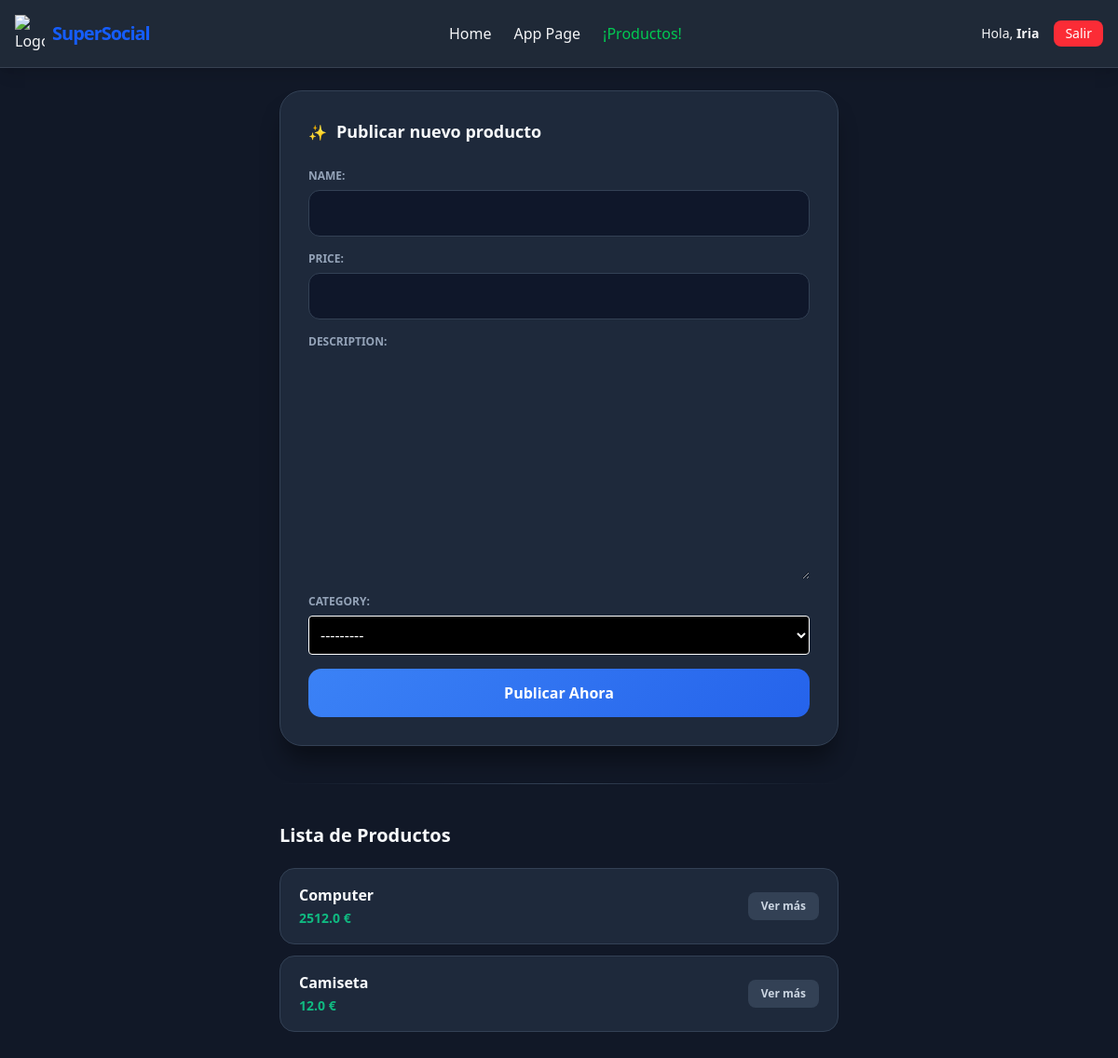
/Super_Social/products/ (signed in), run on an earlier commit of the app's database.
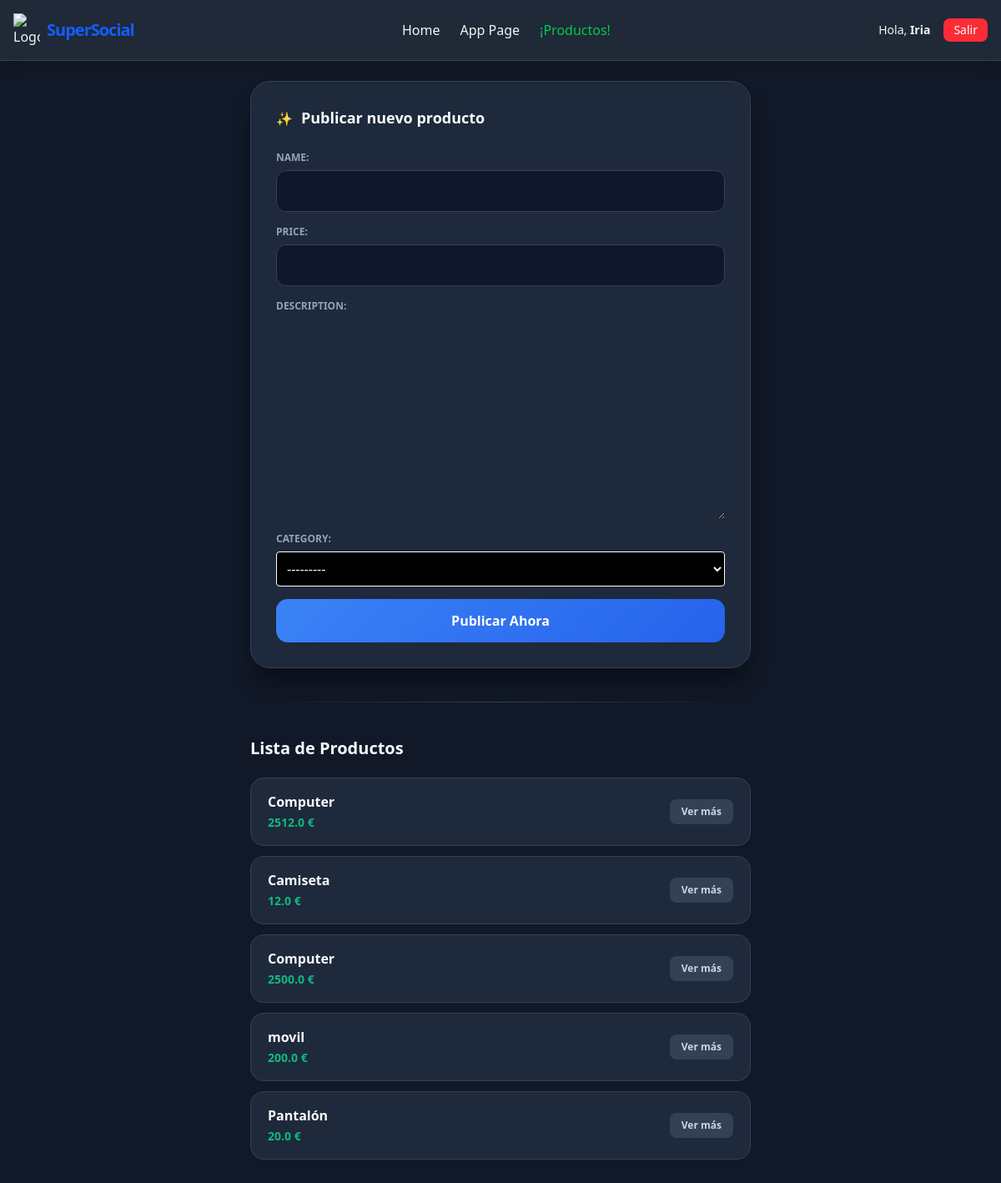
And on a later commit of the database.
### Super_Social/models.py (models this page shows, shortened)
class Product(models.Model):
    name = models.CharField(max_length=100)
    price = models.FloatField()
    description = models.TextField()
    category = models.CharField(max_length=3, choices=[('cl', 'Clothing',), ('el', 'Electronics'), ('fd', 'Food')])
    user = models.ForeignKey(User, on_delete=models.CASCADE)
    date_published = models.DateTimeField(auto_now_add=True)

### Super_Social/views.py (the view)
# urls.py: path('products/', views.post_new, name='post_new'),
@login_required(login_url="/users/login/")
def post_new(request):
    product_list = Product.objects.all()[:20]
    if request.method == 'POST':
        form = forms.UploadProduct(request.POST, request.FILES)
        if form.is_valid():
            newpost = form.save(commit=False)
            newpost.user = request.user
            newpost.save()
            form = forms.UploadProduct()
        return render(request, 'products/list.html', { "product_list": product_list, 'form':form})
    else:
        form = forms.UploadProduct()
    return render(request, 'products/list.html', { "product_list": product_list, 'form':form})

### Super_Social/forms.py
class UploadProduct(forms.ModelForm):
    class Meta:
        model = Product
        fields = ['name', 'price', 'description', 'category']
        widgets = {
            'category': forms.Select(attrs={
                'class': 'bg-black text-white border border-white p-2 rounded dark:bg-gray-800 dark:text-white dark:border-gray-600'
            })
        }

### Super_Social/templates/products/list.html (shortened to what this page needs)
{% extends "base.html" %}
{% load static %}
{% block content %}
<div class="product-page-container">
    <div class="upload-card">
        <div class="card-header">
            <span class="icon">✨</span>
            <h2>Publicar nuevo producto</h2>
        </div>
        <form action="{% url 'Super_Social:post_new' %}" method="post" enctype="multipart/form-data" class="upload-form">
            <div class="form-fields-wrapper">
                {{ form.as_p }}
            </div>
            <button type="submit" class="btn-primary">
                <span>Publicar Ahora</span>
            </button>
        </form>
    </div>
    <hr class="separator">
    <div class="list-section">
        <h1 class="section-title">Lista de Productos</h1>
        <div class="products-grid">
            {% for product in product_list %}
                <div class="product-item">
                    <div class="product-info">
                        <span class="product-name">{{ product.name }}</span>
                        <span class="product-price">{{ product.price }} €</span>
                    </div>
                    <button class="btn-view">Ver más</button>
                </div>
            {% empty %}
                <div class="empty-state">
                    <p>No hay productos disponibles todavía. ¡Sé el primero en subir uno!</p>
                </div>
            {% endfor %}
        </div>
    </div>
</div>
{% endblock %}

### theme/templates/base.html (shortened to what this page needs)
<!DOCTYPE html>
{% load static tailwind_tags %}
<html lang="es" class="dark">
<head>
    {% tailwind_css %}
</head>
<body class="bg-gray-100 dark:bg-gray-900 min-h-screen">
    <header class="p-4 shadow-lg sticky top-0 z-50 flex justify-between items-center bg-white">
        <div class="flex items-center space-x-2">
            <img src="{% static 'img/favicon-16x16.png' %}" class="w-8" alt="Logo"/>
            <h1 class="text-xl font-black tracking-tighter text-blue-600 dark:text-blue-400">SuperSocial</h1>
        </div>
        <nav class="hidden md:flex space-x-6 mx-auto font-medium">
            <a href="{% url 'home' %}" class="hover:text-blue-500 transition-colors">Home</a>
            <a href="{% url 'Super_Social:app_page' %}" class="hover:text-blue-500 transition-colors">App Page</a>
            {% if user.is_authenticated %}
                <a href="{% url 'Super_Social:post_new' %}" class="text-green-500">¡Productos!</a>
            {% endif %}
        </nav>
        <div class="flex items-center space-x-4">
            {% if user.is_authenticated %}
                <span class="text-sm hidden sm:block">Hola, <b>{{ user.username }}</b></span>
                <form action="{% url 'users:logout' %}" method="post" class="m-0">
                    <button type="submit" class="bg-red-500 hover:bg-red-600 text-white px-3 py-1 rounded-lg text-sm transition-all">Salir</button>
                </form>
            {% else %}
                <a href="{% url 'users:login' %}" class="text-sm font-bold">Login</a>
                <a href="{% url 'users:register' %}" class="bg-blue-500 hover:!bg-blue-600 dark:hover:text-blue-400 text-white px-3 py-1 rounded-lg text-sm font-medium transition-all">Regístrate</a>
            {% endif %}
        </div>
    </header>
    <main class="max-w-4xl mx-auto p-4 sm:p-6">
        {% block content %}
            {% endblock %}
    </main>
</body>
</html>

### theme/templates/base.html (style rules this page uses)
.dark body { background-color: #111827 !important; color: #f3f4f6 !important; }
.dark header { background-color: #1f2937 !important; border-bottom: 1px solid #374151 !important; }
body { transition: background-color 0.3s ease; font-family: ui-sans-serif, system-ui, sans-serif; }

### Super_Social/templates/products/list.html (style rules this page uses)
.product-page-container { max-width: 600px; margin: 0 auto; padding-bottom: 50px; }
.upload-card { background-color: #1e293b; border: 1px solid #334155; border-radius: 24px; padding: 30px; box-shadow: 0 20px 25px -5px rgba(0, 0, 0, 0.4); margin-bottom: 40px; }
.card-header { display: flex; align-items: center; gap: 10px; margin-bottom: 25px; }
.card-header h2 { font-size: 18px; font-weight: 800; color: #f8fafc; margin: 0; }
.form-fields-wrapper p { margin-bottom: 15px; display: flex; flex-direction: column; }
.form-fields-wrapper label { color: #94a3b8; font-size: 12px; font-weight: 700; text-transform: uppercase; margin-bottom: 6px; }
.form-fields-wrapper input { background-color: #0f172a; border: 1px solid #334155; border-radius: 12px; color: white; padding: 12px; outline: none; }
.btn-primary { width: 100%; background: linear-gradient(135deg, #3b82f6 0%, #2563eb 100%); color: white; border: none; padding: 14px; border-radius: 14px; font-weight: 700; cursor: pointer; transition: transform 0.2s, opacity 0.2s; }
.separator { border: 0; height: 1px; background: linear-gradient(to right, transparent, #334155, transparent); margin: 40px 0; }
.section-title { color: #f8fafc; font-size: 20px; font-weight: 800; margin-bottom: 20px; }
.products-grid { display: flex; flex-direction: column; gap: 12px; }
.product-item { background-color: #1e293b; border: 1px solid #334155; padding: 16px 20px; border-radius: 16px; display: flex; justify-content: space-between; align-items: center; transition: border-color 0.2s; }
.product-name { display: block; font-weight: 700; color: #f8fafc; }
.product-price { font-size: 14px; color: #10b981; font-weight: 600; }
.btn-view { background-color: #334155; color: #cbd5e1; border: none; padding: 6px 14px; border-radius: 8px; font-size: 12px; font-weight: 600; cursor: pointer; }

What changed in the data, as far as the page shows it:
added Product: name "Computer", price "2500.0"
added Product: name "movil", price "200.0"
added Product: name "Pantalón", price "20.0"
